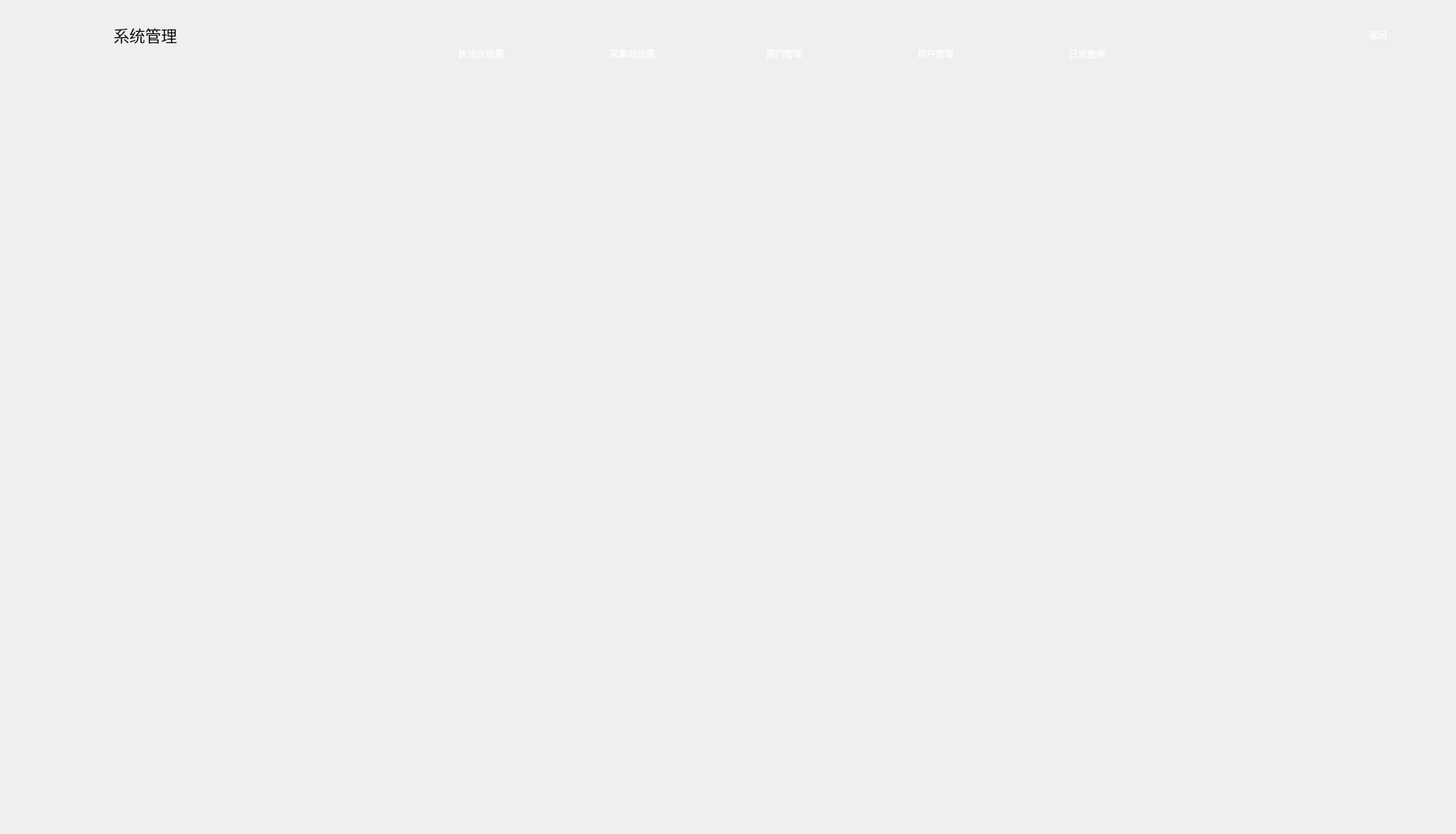
<?xml version="1.0" encoding="UTF-8"?>
<ui version="4.0">
 <class>SystemManageWindow</class>
 <widget class="QMainWindow" name="SystemManageWindow">
  <property name="geometry">
   <rect>
    <x>0</x>
    <y>0</y>
    <width>1923</width>
    <height>1101</height>
   </rect>
  </property>
  <property name="windowTitle">
   <string>MainWindow</string>
  </property>
  <property name="styleSheet">
   <string notr="true">QMainWindow{
	background-image: url(:/image/asm8315.png);
}</string>
  </property>
  <widget class="QWidget" name="centralwidget">
   <widget class="QPushButton" name="pushButtonBack">
    <property name="geometry">
     <rect>
      <x>1759</x>
      <y>25</y>
      <width>121</width>
      <height>41</height>
     </rect>
    </property>
    <property name="styleSheet">
     <string notr="true">QPushButton{
font: 12pt &quot;Sans Serif&quot;;
border: none;
background-color: transparent;
	color: rgb(255, 255, 255);
}
</string>
    </property>
    <property name="text">
     <string>返回</string>
    </property>
   </widget>
   <widget class="QStackedWidget" name="stackedWidget">
    <property name="geometry">
     <rect>
      <x>20</x>
      <y>110</y>
      <width>1871</width>
      <height>961</height>
     </rect>
    </property>
    <property name="styleSheet">
     <string notr="true"/>
    </property>
    <widget class="QWidget" name="page"/>
    <widget class="QWidget" name="page_2"/>
   </widget>
   <widget class="QLabel" name="label">
    <property name="geometry">
     <rect>
      <x>150</x>
      <y>30</y>
      <width>121</width>
      <height>31</height>
     </rect>
    </property>
    <property name="font">
     <font>
      <pointsize>16</pointsize>
     </font>
    </property>
    <property name="text">
     <string>系统管理</string>
    </property>
    <property name="textFormat">
     <enum>Qt::AutoText</enum>
    </property>
    <property name="scaledContents">
     <bool>false</bool>
    </property>
   </widget>
   <widget class="QPushButton" name="pushButtonRecorderSet">
    <property name="geometry">
     <rect>
      <x>530</x>
      <y>50</y>
      <width>211</width>
      <height>41</height>
     </rect>
    </property>
    <property name="styleSheet">
     <string notr="true">QPushButton {
    color: white;  
    border: none;
    background-image: url(:/image/asm6232.png);
}
QPushButton:pressed{
border-image: url(:/image/asm6152.png);
 border: none;
color: rgb(85, 255, 255);
}




</string>
    </property>
    <property name="text">
     <string>执法仪设置</string>
    </property>
    <property name="autoDefault">
     <bool>false</bool>
    </property>
   </widget>
   <widget class="QPushButton" name="pushButtonWorkstationSet">
    <property name="geometry">
     <rect>
      <x>730</x>
      <y>50</y>
      <width>211</width>
      <height>41</height>
     </rect>
    </property>
    <property name="styleSheet">
     <string notr="true">QPushButton {
    color: white;   
    border: none;
    background-image: url(:/image/asm6232.png);
}
QPushButton:pressed{
border-image: url(:/image/asm6152.png);
 border: none;
color: rgb(85, 255, 255);
}
</string>
    </property>
    <property name="text">
     <string>采集站设置</string>
    </property>
   </widget>
   <widget class="QPushButton" name="pushButtonDeptManage">
    <property name="geometry">
     <rect>
      <x>930</x>
      <y>50</y>
      <width>211</width>
      <height>41</height>
     </rect>
    </property>
    <property name="styleSheet">
     <string notr="true">QPushButton {
    color: white;   
    border: none;
    background-image: url(:/image/asm6232.png);
}
QPushButton:pressed{
border-image: url(:/image/asm6152.png);
 border: none;
color: rgb(85, 255, 255);
}
</string>
    </property>
    <property name="text">
     <string>部门管理</string>
    </property>
   </widget>
   <widget class="QPushButton" name="pushButtonUserManage">
    <property name="geometry">
     <rect>
      <x>1130</x>
      <y>50</y>
      <width>211</width>
      <height>41</height>
     </rect>
    </property>
    <property name="styleSheet">
     <string notr="true">QPushButton {
    color: white;   
    border: none;
    background-image: url(:/image/asm6232.png);
}
QPushButton:pressed{
border-image: url(:/image/asm6152.png);
 border: none;
color: rgb(85, 255, 255);
}
</string>
    </property>
    <property name="text">
     <string>用户管理</string>
    </property>
   </widget>
   <widget class="QPushButton" name="pushButtonLogQuery">
    <property name="geometry">
     <rect>
      <x>1330</x>
      <y>50</y>
      <width>211</width>
      <height>41</height>
     </rect>
    </property>
    <property name="styleSheet">
     <string notr="true">QPushButton {
    color: white;   
    border: none;
    background-image: url(:/image/asm6232.png);
}
QPushButton:pressed{
border-image: url(:/image/asm6152.png);
 border: none;
color: rgb(85, 255, 255);
}
</string>
    </property>
    <property name="text">
     <string>日志查询</string>
    </property>
   </widget>
   <widget class="QLabel" name="label_2">
    <property name="geometry">
     <rect>
      <x>1780</x>
      <y>40</y>
      <width>31</width>
      <height>20</height>
     </rect>
    </property>
    <property name="styleSheet">
     <string notr="true">QLabel{
image: url(:/image/Individual center7995.png);
}</string>
    </property>
    <property name="text">
     <string/>
    </property>
   </widget>
  </widget>
 </widget>
 <resources/>
 <connections/>
</ui>
